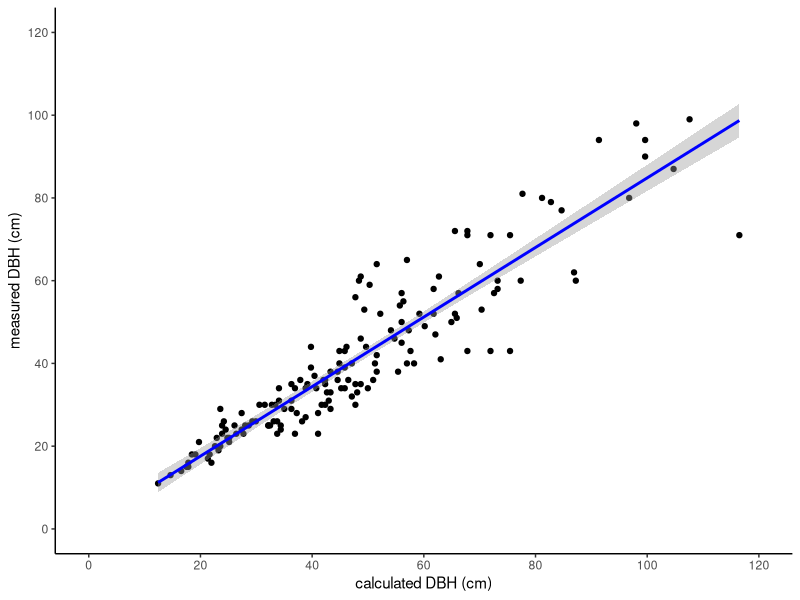

Generate this figure with R:
library(readr)
library(tidyverse)
library(car)
library(ggplot2)
library(ggthemes)

#load data
trees <- read_csv("trees_WaibiraWW.csv", col_select=c(1:11),trim_ws = TRUE)

#create dataframe with unique trees only
trees %>%
  filter(!duplicated(tree_all_id)) -> trees.uniqueonly
trees.uniqueonly %>%
  count(use=='Y') #number of unique used trees

#create df with calculated and measured diameters, only including rows with both available
trees.uniqueonly %>%
  drop_na(DBH_calc) %>%
  select(DBH_calc,DBH_measure) -> diams

#create a vertical dataset to use for the Levene's Test
rbind(cbind(diams$DBH_calc,'calc'),cbind(diams$DBH_measure,'measure')) -> diams.vertical

#test parametric assumptions
shapiro.test(diams$DBH_calc)
shapiro.test(diams$DBH_measure)
leveneTest(as.numeric(V1)~as.factor(V2),data=as.data.frame(diams.vertical)) #equal variances

#run Spearman correlation
cor.test(diams$DBH_calc,diams$DBH_measure,alternative="two.sided",method="spearman")

#scatter plot
ggplot(diams, aes(x=DBH_calc,y=DBH_measure)) +
  geom_point()+
  geom_smooth(method = "lm", formula = y~x, se = TRUE, color = "blue") +  # Add linear regression line
  theme_classic()+
  labs(x='calculated DBH (cm)',y='measured DBH (cm)')+
  scale_y_continuous(limits=c(0,120),breaks=seq(0,120,20))+
  scale_x_continuous(limits=c(0,120),breaks=seq(0,120,20))

